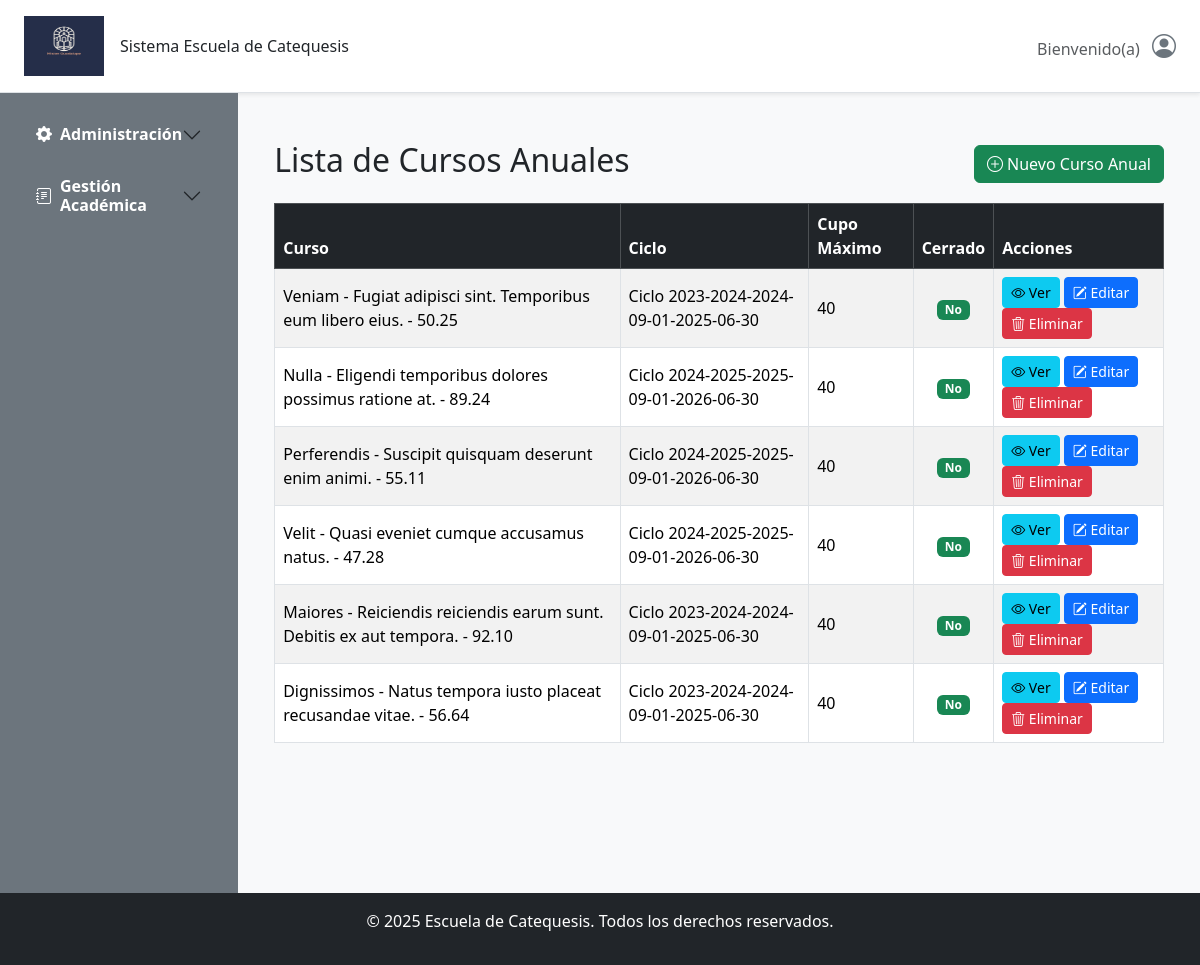
Page /cursoanual/cursoanual/ on the committed database.
### gestion/models.py (models this page shows, shortened)
class CursoAnual(models.Model):
    curso = models.ForeignKey(Curso, on_delete=models.CASCADE)
    ciclo = models.ForeignKey(CicloCatequesis, on_delete=models.CASCADE)
    cupo_maximo = models.PositiveIntegerField()
    catequistas = models.ManyToManyField('Catequista', blank=True)  # <--- Cambiado
    cerrado = models.BooleanField(default=False)

class AuditModel(models.Model):
    creado_por = models.CharField(max_length=150, blank=True, null=True, editable=False)
    actualizado_por = models.CharField(max_length=150, blank=True, null=True, editable=False)
    fecha_creacion = models.DateTimeField(auto_now_add=True)
    ultima_actualizacion = models.DateTimeField(auto_now=True)
    class Meta:
        abstract = True

class Curso(AuditModel):
    codigo = models.CharField(max_length=10, blank=False, unique=True)
    nombre = models.CharField(max_length=100, blank=False)
    descripcion = models.CharField(max_length=255, default="Sin descripción")
    acta_bautizmo = models.BooleanField(default=False,verbose_name="Acta bautizmo")
    acta_nacimiento = models.BooleanField(default=False,verbose_name="Acta nacimiento")
    acta_comunion = models.BooleanField(default=False,verbose_name="Acta comunión")
    acta_matrimonio = models.BooleanField(default=False,verbose_name="Acta Matrimonio")
    costo = models.DecimalField(max_digits=8, decimal_places=2,blank=True,verbose_name="Costo")
    class Meta:
        verbose_name = 'Curso'
        verbose_name_plural = 'Cursos'
    def __str__(self):
        return f"{self.nombre} - {self.descripcion} - {self.costo}"

class CicloCatequesis(models.Model):
    nombre_ciclo = models.CharField(max_length=100, blank=False, null=False)
    descripcion = models.TextField(max_length=200,  blank=False, null=False)
    fecha_inicio = models.DateField()
    fecha_fin = models.DateField()
    activo = models.BooleanField(default=True)
    observaciones = models.TextField(max_length=250,blank=True, null=True)
    def __str__(self):
        return f"{self.nombre_ciclo}-{self.fecha_inicio}-{self.fecha_fin}"

### gestion/views/cursoAnual_views.py (the view)
# urls.py: path('cursoanual/', CursoAnualListView.as_view(), name='cursoanual_list'),
class CursoAnualListView(ListView):
    model = CursoAnual
    template_name = 'Gestion/CursoAnual/cursoanual_list.html'
    context_object_name = 'cursos_anuales'

### templates/Gestion/CursoAnual/cursoanual_list.html
{% extends "base.html" %}
{% load static %}
{% block content %}
<div class="container mt-4">
    <div class="d-flex justify-content-between align-items-center mb-3">
        <h2>Lista de Cursos Anuales</h2>
        <a href="{% url 'cursoanual_create' %}" class="btn btn-success">
            <i class="bi bi-plus-circle"></i> Nuevo Curso Anual
        </a>
    </div>
    <table class="table table-striped table-bordered align-middle">
        <thead class="table-dark">
            <tr>
                <th>Curso</th>
                <th>Ciclo</th>
                <th>Cupo Máximo</th>
                <th>Cerrado</th>
                <th>Acciones</th>
            </tr>
        </thead>
        <tbody>
            {% for curso in cursos_anuales %}
            <tr>
                <td>{{ curso.curso }}</td>
                <td>{{ curso.ciclo }}</td>
                <td>{{ curso.cupo_maximo }}</td>
                <td class="text-center">
                    {% if curso.cerrado %}
                        <span class="badge bg-danger">Sí</span>
                    {% else %}
                        <span class="badge bg-success">No</span>
                    {% endif %}
                </td>
                <td>
                    <a href="{% url 'cursoanual_detail' curso.pk %}" class="btn btn-info btn-sm">
                        <i class="bi bi-eye"></i> Ver
                    </a>
                    <a href="{% url 'cursoanual_update' curso.pk %}" class="btn btn-primary btn-sm">
                        <i class="bi bi-pencil-square"></i> Editar
                    </a>
                    <a href="{% url 'cursoanual_delete' curso.pk %}" class="btn btn-danger btn-sm">
                        <i class="bi bi-trash3"></i> Eliminar
                    </a>
                </td>
            </tr>
            {% empty %}
            <tr>
                <td colspan="5" class="text-center">No hay cursos anuales registrados.</td>
            </tr>
            {% endfor %}
        </tbody>
    </table>
</div>
{% endblock %}

### rows in the picture
CursoAnual: curso "Veniam - Fugiat adipisci sint. Temporibus eum libero eius. - 50.25", ciclo "Ciclo 2023-2024-2024-09-01-2025-06-30", cupo_maximo "40", cerrado "No"
CursoAnual: curso "Nulla - Eligendi temporibus dolores possimus ratione at. - 89.24", ciclo "Ciclo 2024-2025-2025-09-01-2026-06-30", cupo_maximo "40", cerrado "No"
CursoAnual: curso "Perferendis - Suscipit quisquam deserunt enim animi. - 55.11", ciclo "Ciclo 2024-2025-2025-09-01-2026-06-30", cupo_maximo "40", cerrado "No"
CursoAnual: curso "Velit - Quasi eveniet cumque accusamus natus. - 47.28", ciclo "Ciclo 2024-2025-2025-09-01-2026-06-30", cupo_maximo "40", cerrado "No"
CursoAnual: curso "Maiores - Reiciendis reiciendis earum sunt. Debitis ex aut tempora. - 92.10", ciclo "Ciclo 2023-2024-2024-09-01-2025-06-30", cupo_maximo "40", cerrado "No"
CursoAnual: curso "Dignissimos - Natus tempora iusto placeat recusandae vitae. - 56.64", ciclo "Ciclo 2023-2024-2024-09-01-2025-06-30", cupo_maximo "40", cerrado "No"
